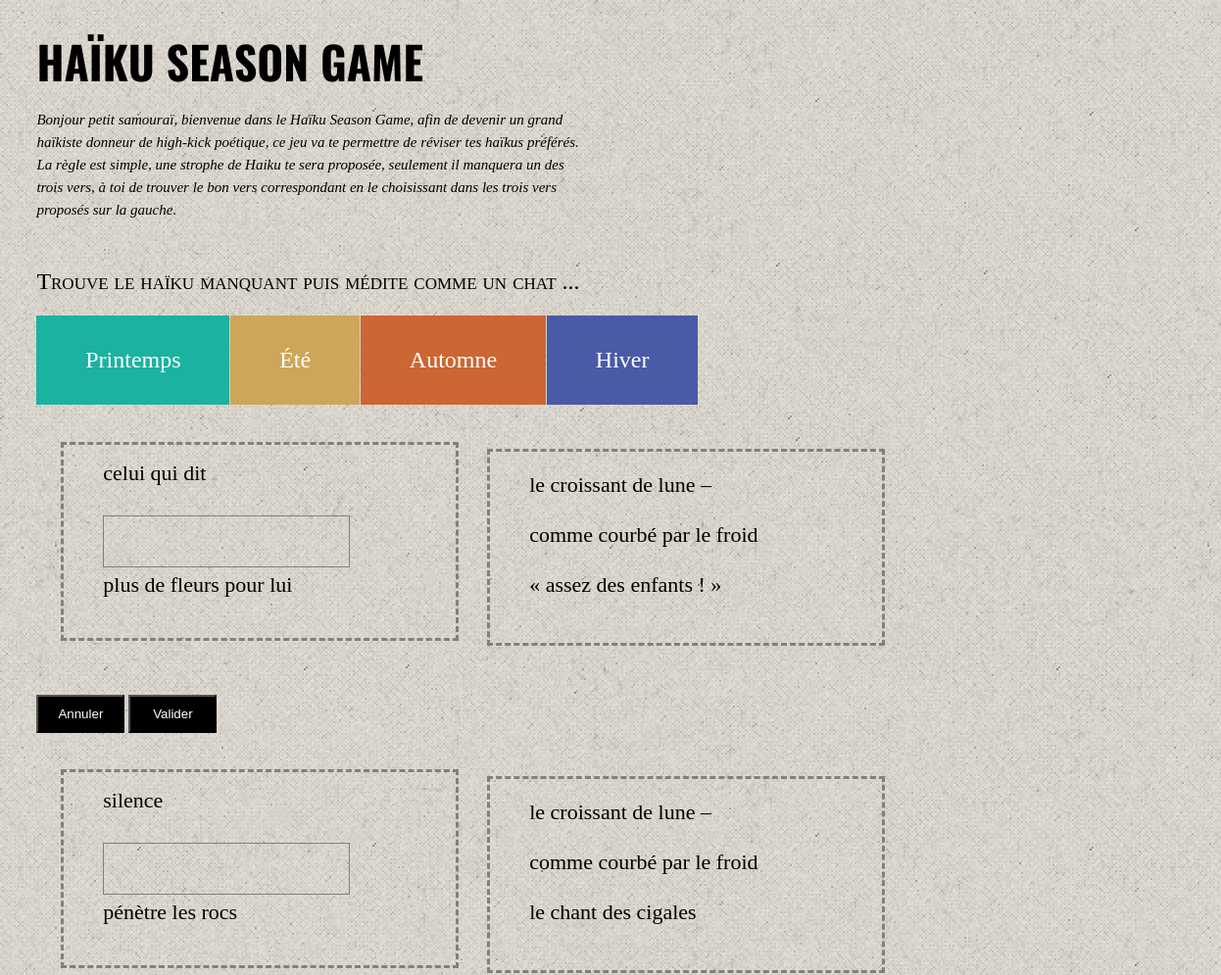
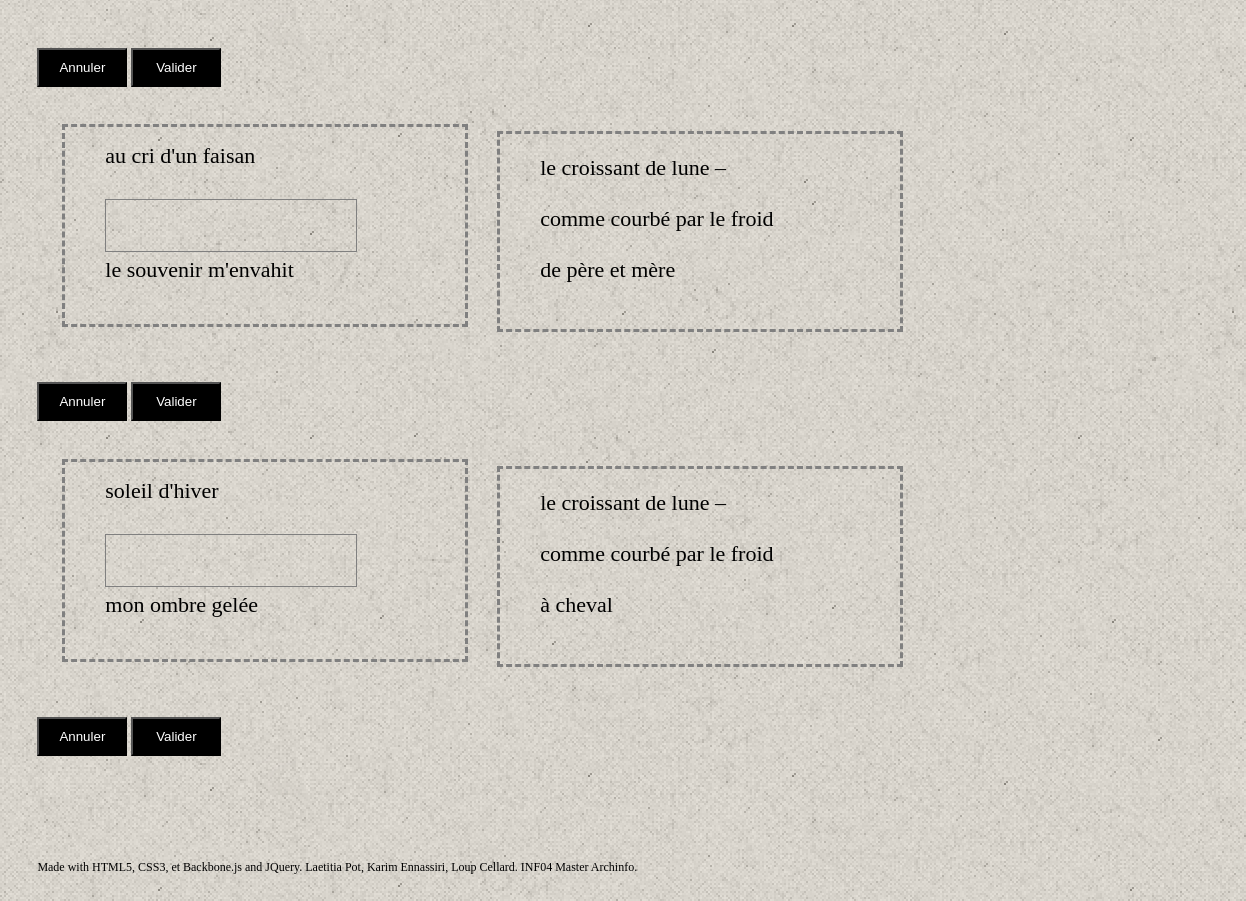
The page / on the database its author committed (2 pictures, top to bottom).
### tables this page shows
CREATE TABLE IF NOT EXISTS `haikuAuteurId` (
  `l1` varchar(200) NOT NULL DEFAULT '""',
  `l2` varchar(200) NOT NULL DEFAULT '""',
  `l3` varchar(200) NOT NULL DEFAULT '""',
  `auteur` varchar(200) NOT NULL DEFAULT '""',
  `id` int(11) NOT NULL AUTO_INCREMENT,
  `saison` varchar(9) NOT NULL,
  PRIMARY KEY (`id`),
  KEY `auteur` (`auteur`)
);

### printemps_requete.php (the view, shortened to what this page needs)
<?php
    $connexion = new PDO("mysql:host=localhost;dbname=haikus","root", "root");
    $requette=$connexion->query("SELECT * from haikuAuteurId where saison='printemps' order by RAND() limit 1 ");
    $requette->setFetchMode(PDO::FETCH_OBJ);
    while($resultat = $requette->fetch()){
        echo '<ul>';
        echo '<li id="ete1">'.$resultat->l1.'</li>';
        echo '<li id="ete2" ondrop="drop(event)" ondragover="allowDrop(event)" >'.$resultat->l2.'</li>';
        echo '<li id="ete3">'.$resultat->l3.'</li>';
        echo '</ul>';
    }
     ?>

### index.php (shortened to what this page needs)
<!DOCTYPE html>
<html>
  <head>
    <link rel="stylesheet" href="css/styles.css">
  </head>
  <body>
    <header>
    <h1>Haïku Season Game</h1>
      <section id="intro">
        <p>
        Bonjour petit samouraï, bienvenue dans le Haïku Season Game, afin de devenir un grand haïkiste
        donneur de high-kick poétique, ce jeu va te permettre de réviser tes haïkus préférés. La règle
        est simple, une strophe de Haiku te sera proposée, seulement il manquera un des trois vers, à toi de
        trouver le bon vers correspondant en le choisissant dans les trois vers proposés sur la gauche.
      </p>
      </section>
    </header>
    <section id="jeu">
      <h2>Trouve le haïku manquant puis médite comme un chat ...</h2>
      <nav>
          <a id="pr" href=" #saison/View">Printemps</a>
          <a id="et" href="#saison/ete">Été</a>
          <a id="au" href="#saison/automne">Automne</a>
          <a id="hi" href="#saison/hiver">Hiver</a>
      </nav>
       <section  class="printemps" id="validation">
        <article id="jouer">
           <?php
              include("printemps_requete.php");
           ?>
        </article>
        <article id="proposer">
          <?php
                include("rand_requete_printemps.php");
            ?>
        </article>
        <form>
          <input type='reset' name='raz' value="Annuler" />
          <input type='submit' name='validation' value="Valider" />
        </form>
    </section>
        <section  class="ete" id="validation">
        <article id="jouer">
           <?php
              include("ete_requete.php");
           ?>
        </article>
        <article id="proposer">
          <?php
                include("rand_requete.php");
            ?>
        </article>
        <form>
          <input type='reset' name='raz' value="Annuler" />
          <input type='submit' name='validation' value="Valider" />
        </form>
    </section>
            <section  class="automne" id="validation">
        <article id="jouer">
           <?php
              include("aut_requete.php");
           ?>
        </article>
        <article id="proposer">
          <?php
                include("rand_requete_auto.php");
            ?>
        </article>
        <form>
          <input type='reset' name='raz' value="Annuler" />
          <input type='submit' name='validation' value="Valider" />
        </form>
    </section>
            <section  class="hiver" id="validation">
        <article id="jouer">
           <?php
              include("hiver_requete.php");
           ?>
        </article>
        <article id="proposer">
          <?php
                include("rand_requete_hiver.php");
            ?>
        </article>
        <form>
          <input type='reset' name='raz' value="Annuler" />
          <input type='submit' name='validation' value="Valider" />
        </form>
    </section>
    </section>
    <footer>
    <p>Made with HTML5, CSS3, et Backbone.js and JQuery. Laetitia Pot, Karim Ennassiri, Loup Cellard. INF04 Master Archinfo.</p>
    </footer>
  </body>
</html>

### rand_requete_printemps.php (shortened to what this page needs)
<?php
    $connexion = new PDO("mysql:host=localhost;dbname=haikus","root", "root");
    $requette=$connexion->query("SELECT * from haikuAuteurId order by RAND() limit 1 ");
    $requette->setFetchMode(PDO::FETCH_OBJ);
    while($resultat = $requette->fetch()){
        echo '<ul>';
        echo '<li id="rand1" draggable="true" ondragstart="drag(event)">'.$resultat->l1.'</li>';
        echo '<li id="rand2" draggable="true" ondragstart="drag(event)">'.$resultat->l2.'</li>';
        echo '<li id="rand3" draggable="true" ondragstart="drag(event)">'.$_SESSION['testprintemps'].'</li>';
        echo '</ul>';
    }
     ?>

### ete_requete.php (shortened to what this page needs)
<?php
    $connexion = new PDO("mysql:host=localhost;dbname=haikus","root", "root");
    $requette=$connexion->query("SELECT * from haikuAuteurId where saison='ete' order by RAND() limit 1 ");
    $requette->setFetchMode(PDO::FETCH_OBJ);
    while($resultat = $requette->fetch()){
        echo '<ul>';
        echo '<li id="ete1">'.$resultat->l1.'</li>';
        echo '<li id="ete2" ondrop="drop(event)" ondragover="allowDrop(event)" >'.$resultat->l2.'</li>';
        echo '<li id="ete3">'.$resultat->l3.'</li>';
        echo '</ul>';
    }
     ?>

### rand_requete.php (shortened to what this page needs)
<?php
    $connexion = new PDO("mysql:host=localhost;dbname=haikus","root", "root");
    $requette=$connexion->query("SELECT * from haikuAuteurId order by RAND() limit 1 ");
    $requette->setFetchMode(PDO::FETCH_OBJ);
    while($resultat = $requette->fetch()){
        echo '<ul>';
        echo '<li id="rand1" draggable="true" ondragstart="drag(event)">'.$resultat->l1.'</li>';
        echo '<li id="rand2" draggable="true" ondragstart="drag(event)">'.$resultat->l2.'</li>';
        echo '<li id="rand3" draggable="true" ondragstart="drag(event)">'.$_SESSION['test'].'</li>';
        echo '</ul>';
    }
     ?>

### aut_requete.php (shortened to what this page needs)
<?php
    $connexion = new PDO("mysql:host=localhost;dbname=haikus","root", "root");
    $requette=$connexion->query("SELECT * from haikuAuteurId where saison='automne' order by RAND() limit 1 ");
    $requette->setFetchMode(PDO::FETCH_OBJ);
    while($resultat = $requette->fetch()){
        echo '<ul>';
        echo '<li id="ete1">'.$resultat->l1.'</li>';
        echo '<li id="ete2" ondrop="drop(event)" ondragover="allowDrop(event)" >'.$resultat->l2.'</li>';
        echo '<li id="ete3">'.$resultat->l3.'</li>';
        echo '</ul>';
    }
     ?>

### rand_requete_auto.php (shortened to what this page needs)
<?php
    $connexion = new PDO("mysql:host=localhost;dbname=haikus","root", "root");
    $requette=$connexion->query("SELECT * from haikuAuteurId order by RAND() limit 1 ");
    $requette->setFetchMode(PDO::FETCH_OBJ);
    while($resultat = $requette->fetch()){
        echo '<ul>';
        echo '<li id="rand1" draggable="true" ondragstart="drag(event)">'.$resultat->l1.'</li>';
        echo '<li id="rand2" draggable="true" ondragstart="drag(event)">'.$resultat->l2.'</li>';
        echo '<li id="rand3" draggable="true" ondragstart="drag(event)">'.$_SESSION['testauto'].'</li>';
        echo '</ul>';
    }
     ?>

### hiver_requete.php (shortened to what this page needs)
<?php
    $connexion = new PDO("mysql:host=localhost;dbname=haikus","root", "root");
    $requette=$connexion->query("SELECT * from haikuAuteurId where saison='hiver' order by RAND() limit 1 ");
    $requette->setFetchMode(PDO::FETCH_OBJ);
    while($resultat = $requette->fetch()){
        echo '<ul>';
        echo '<li id="ete1">'.$resultat->l1.'</li>';
        echo '<li id="ete2" ondrop="drop(event)" ondragover="allowDrop(event)" >'.$resultat->l2.'</li>';
        echo '<li id="ete3">'.$resultat->l3.'</li>';
        echo '</ul>';
    }
     ?>

### rand_requete_hiver.php (shortened to what this page needs)
<?php
    $connexion = new PDO("mysql:host=localhost;dbname=haikus","root", "root");
    $requette=$connexion->query("SELECT * from haikuAuteurId order by RAND() limit 1 ");
    $requette->setFetchMode(PDO::FETCH_OBJ);
    while($resultat = $requette->fetch()){
        echo '<ul>';
        echo '<li id="rand1" draggable="true" ondragstart="drag(event)">'.$resultat->l1.'</li>';
        echo '<li id="rand2" draggable="true" ondragstart="drag(event)">'.$resultat->l2.'</li>';
        echo '<li id="rand3" draggable="true" ondragstart="drag(event)">'.$_SESSION['testhiver'].'</li>';
        echo '</ul>';
    }
     ?>

### css/styles.css (style rules this page uses)
body { background-image:url('../img/background.png'); width: 100%; margin: 3% 3% 3% 3%; }
header { width: 100%; }
h1 { font-family: 'Oswald', sans-serif; font-weight: 700; line-height: 51px; font-size: 46px; text-transform: uppercase; margin: 0 0 23px 0; }
h2 { font-family: 'Droid Serif', serif; font-weight: 400; font-variant:small-caps; font-size: 24px; line-height: 23px; margin: 0 0 23px 0; }
p { font-family: 'Droid Serif', serif; font-size: 15px; line-height: 23px; margin: 0 0 23px 0; }
#intro { display: block; width: 45%; min-width:500px; font-style: oblique; }
#jeu { margin-top: 4%; }
#pr { display: inline-block; padding : 2% 4% 2% 4%; font-size: 24px; line-height: 1.72; background-color: #1CB2A2; color: #ffffff; text-decoration: none; margin-right: -3px ; }
#et { display: inline-block; padding : 2% 4% 2% 4%; font-size: 24px; line-height: 1.72; background-color: #CEA65A; color: #ffffff; text-decoration: none; margin-right: -3px ; }
#au { display: inline-block; padding : 2% 4% 2% 4%; font-size: 24px; line-height: 1.72; background-color: #cc6633; color: #ffffff; text-decoration: none; margin-right: -3px ; }
#hi { display: inline-block; padding : 2% 4% 2% 4%; font-size: 24px; line-height: 1.72; background-color: #4B5AA6; color: #ffffff; text-decoration: none; margin-right: -3px ; }
#jouer { display: inline-block; }
#proposer { display: inline-block; padding-top: 5px; padding-bottom: 5px; }
input { display: inline; padding: 10px ; background-color: black ; color: white; margin-top: 50px; width: 90px; height: auto; }
ul li { list-style-type : none; font-size: 22px; padding-bottom: 25px; }
#ete2 { width: 250px; margin-top: 5px; margin-bottom: 5px; border : solid 1px; border-color: grey; color: transparent; }
article { display: inline-block; margin-left: 2%; margin-top: 3%; width: 400px; height: auto; border: dashed; border-color: grey ; }
footer p { font-size: 12px; margin-top: 100px; margin-bottom: 1px; }

### rows shown on the page
haikuauteurid: l1 "celui qui dit", l3 "plus de fleurs pour lui"
haikuauteurid: l1 "le croissant de lune –", l2 "comme courbé par le froid"
haikuauteurid: l1 "silence", l3 "pénètre les rocs"
haikuauteurid: l1 "au cri d'un faisan", l3 "le souvenir m'envahit"
haikuauteurid: l1 "soleil d'hiver", l3 "mon ombre gelée"
